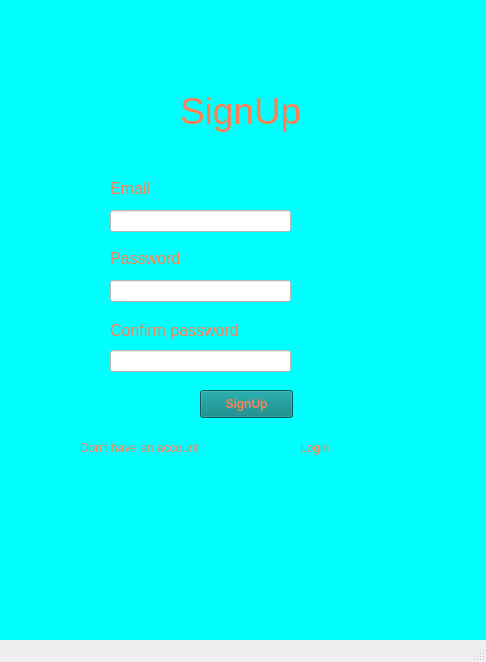
<?xml version="1.0" encoding="UTF-8"?>
<ui version="4.0">
 <class>MainWindow</class>
 <widget class="QMainWindow" name="MainWindow">
  <property name="geometry">
   <rect>
    <x>0</x>
    <y>0</y>
    <width>486</width>
    <height>662</height>
   </rect>
  </property>
  <property name="windowTitle">
   <string>MainWindow</string>
  </property>
  <property name="styleSheet">
   <string notr="true"/>
  </property>
  <widget class="QWidget" name="centralwidget">
   <property name="styleSheet">
    <string notr="true">background-color:aqua;</string>
   </property>
   <widget class="QLabel" name="label">
    <property name="geometry">
     <rect>
      <x>180</x>
      <y>80</y>
      <width>161</width>
      <height>61</height>
     </rect>
    </property>
    <property name="font">
     <font>
      <family>Arial</family>
      <pointsize>28</pointsize>
     </font>
    </property>
    <property name="styleSheet">
     <string notr="true">color:coral;</string>
    </property>
    <property name="text">
     <string>SignUp</string>
    </property>
   </widget>
   <widget class="QLabel" name="label_2">
    <property name="geometry">
     <rect>
      <x>110</x>
      <y>180</y>
      <width>55</width>
      <height>16</height>
     </rect>
    </property>
    <property name="font">
     <font>
      <family>Arial</family>
      <pointsize>12</pointsize>
     </font>
    </property>
    <property name="styleSheet">
     <string notr="true">color:coral;</string>
    </property>
    <property name="text">
     <string>Email</string>
    </property>
   </widget>
   <widget class="QLabel" name="label_3">
    <property name="geometry">
     <rect>
      <x>110</x>
      <y>250</y>
      <width>101</width>
      <height>16</height>
     </rect>
    </property>
    <property name="font">
     <font>
      <family>Arial</family>
      <pointsize>12</pointsize>
     </font>
    </property>
    <property name="styleSheet">
     <string notr="true">color:coral;</string>
    </property>
    <property name="text">
     <string>Password</string>
    </property>
   </widget>
   <widget class="QLineEdit" name="txtEmail">
    <property name="geometry">
     <rect>
      <x>110</x>
      <y>210</y>
      <width>181</width>
      <height>22</height>
     </rect>
    </property>
    <property name="styleSheet">
     <string notr="true">color:white;
background-color:white;</string>
    </property>
   </widget>
   <widget class="QLineEdit" name="txtPassword">
    <property name="geometry">
     <rect>
      <x>110</x>
      <y>280</y>
      <width>181</width>
      <height>22</height>
     </rect>
    </property>
    <property name="styleSheet">
     <string notr="true">color:white;
background-color:white;</string>
    </property>
   </widget>
   <widget class="QPushButton" name="btnSignUp">
    <property name="geometry">
     <rect>
      <x>200</x>
      <y>390</y>
      <width>93</width>
      <height>28</height>
     </rect>
    </property>
    <property name="font">
     <font>
      <weight>75</weight>
      <bold>true</bold>
     </font>
    </property>
    <property name="styleSheet">
     <string notr="true">color:coral;
background-color:Teal;</string>
    </property>
    <property name="text">
     <string>SignUp</string>
    </property>
   </widget>
   <widget class="QLabel" name="label_4">
    <property name="geometry">
     <rect>
      <x>80</x>
      <y>440</y>
      <width>131</width>
      <height>16</height>
     </rect>
    </property>
    <property name="styleSheet">
     <string notr="true">color:coral;</string>
    </property>
    <property name="text">
     <string>Don't have an account</string>
    </property>
   </widget>
   <widget class="QLabel" name="label_5">
    <property name="geometry">
     <rect>
      <x>300</x>
      <y>440</y>
      <width>55</width>
      <height>16</height>
     </rect>
    </property>
    <property name="styleSheet">
     <string notr="true">color:coral;</string>
    </property>
    <property name="text">
     <string>Login</string>
    </property>
   </widget>
   <widget class="QLineEdit" name="confirmPassword">
    <property name="geometry">
     <rect>
      <x>110</x>
      <y>350</y>
      <width>181</width>
      <height>22</height>
     </rect>
    </property>
    <property name="styleSheet">
     <string notr="true">color:white;
background-color:white;</string>
    </property>
   </widget>
   <widget class="QLabel" name="label_6">
    <property name="geometry">
     <rect>
      <x>110</x>
      <y>320</y>
      <width>171</width>
      <height>21</height>
     </rect>
    </property>
    <property name="font">
     <font>
      <family>Arial</family>
      <pointsize>12</pointsize>
     </font>
    </property>
    <property name="styleSheet">
     <string notr="true">color:coral;
font: 12pt &quot;Arial&quot;;</string>
    </property>
    <property name="text">
     <string>Confirm password</string>
    </property>
   </widget>
  </widget>
  <widget class="QMenuBar" name="menubar">
   <property name="geometry">
    <rect>
     <x>0</x>
     <y>0</y>
     <width>486</width>
     <height>26</height>
    </rect>
   </property>
  </widget>
  <widget class="QStatusBar" name="statusbar"/>
 </widget>
 <resources/>
 <connections/>
</ui>
